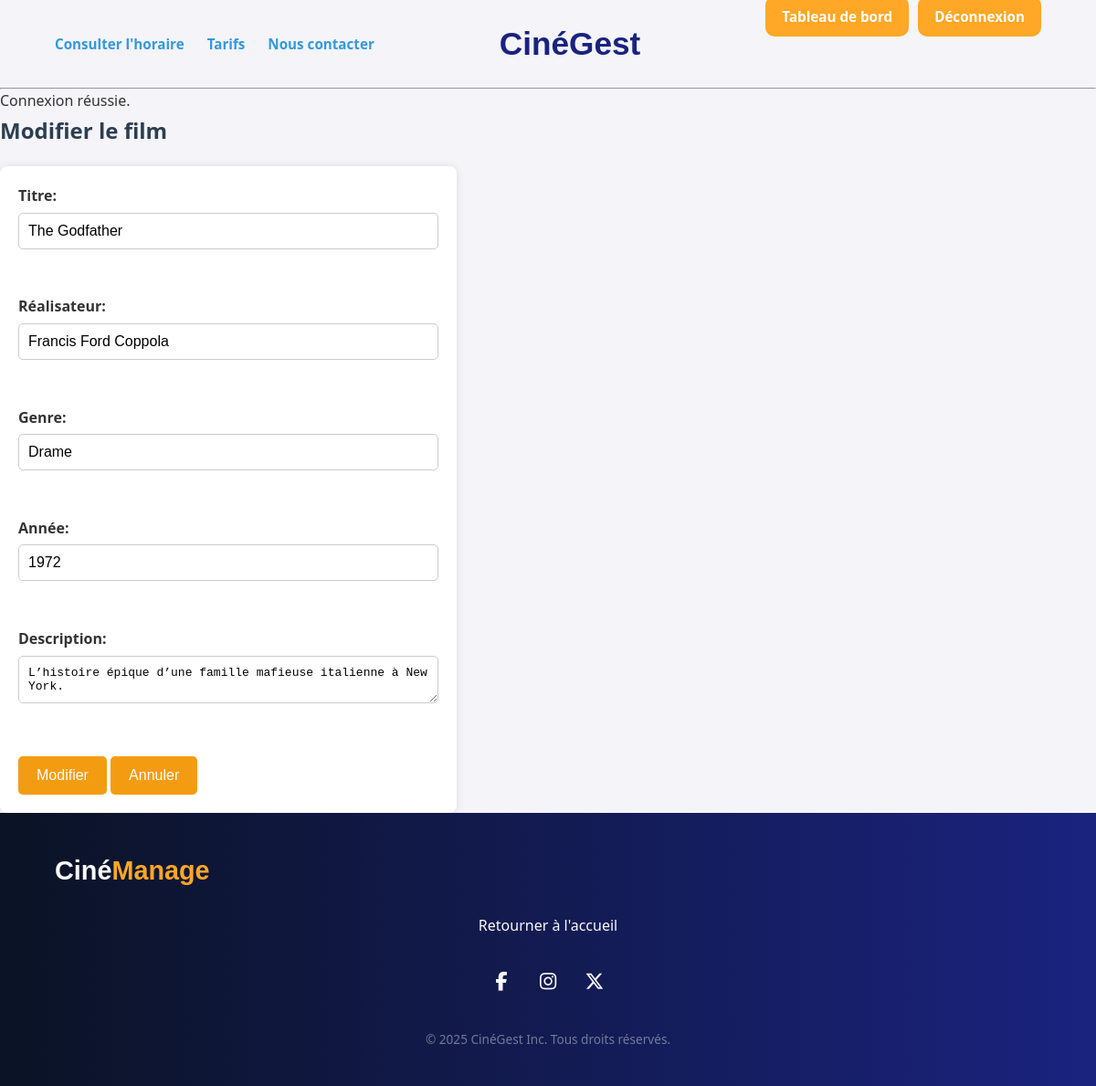
Screenshot of /index.php?action=form_edit_film&id=2 (signed in) with the database file from the repository.
### tables this page shows
CREATE TABLE IF NOT EXISTS films (
    id INT AUTO_INCREMENT PRIMARY KEY,
    titre VARCHAR(100) NOT NULL,
    realisateur VARCHAR(100),
    genre VARCHAR(50),
    annee_sortie INT,
    description TEXT,
    affiche VARCHAR(255)
);

### app/controllers/FilmController.php (called while the page is built, shortened)
<?php
require_once __DIR__ . '/../models/FilmModel.php';
function afficherFormEdit()
{
    $id = (int) $_GET['id'];
    $film = getById($id);
    include __DIR__ . '/../views/admin/edit_film.php';
}

### app/models/FilmModel.php (called while the page is built, shortened)
<?php
require_once __DIR__ . "/../includes/db_connect.php";
function getById($id)
{
    global $conn;
    $stmt = $conn->prepare("SELECT * FROM films WHERE id = ?");
    $stmt->bind_param("i", $id);
    $stmt->execute();
    $result = $stmt->get_result();
    return $result->fetch_assoc();
}
?>

### app/views/admin/edit_film.php (the view, shortened to what this page needs)
<?php include __DIR__ . '/../../includes/header.php'; ?>
<h2>Modifier le film</h2>
<form method="POST" action="index.php?action=edit_film&id=<?php echo (int) $film['id']; ?>">
    <label for="titre">Titre:
        <input id="titre" type="text" name="titre"
               value="<?php echo htmlspecialchars($film['titre']); ?>" required>
    </label><br>
    <label for="realisateur">Réalisateur:
        <input id="realisateur" type="text" name="realisateur"
               value="<?php echo htmlspecialchars($film['realisateur']); ?>" required>
    </label><br>
    <label for="genre">Genre:
        <input id="genre" type="text" name="genre"
               value="<?php echo htmlspecialchars($film['genre']); ?>" required>
    </label><br>
    <label for="annee_sortie">Année:
        <input id="annee_sortie" type="number" name="annee_sortie"
               value="<?php echo (int) $film['annee_sortie']; ?>" required>
    </label><br>
    <label for="description">Description:<br>
        <textarea id="description" name="description" required><?php
            echo htmlspecialchars($film['description']);
        ?></textarea>
    </label><br>
    <button type="submit" name="update">Modifier</button>
	<button type="button" onclick="window.location.href='index.php?action=dashboard'">Annuler</button>
</form>
<?php include __DIR__ . '/../../includes/footer.php'; ?>

### public/assets/css/style.css (style rules this page uses)
* { margin: 0; padding: 0; box-sizing: border-box; }
html, body { height: 100%; }
body { font-family: "Segoe UI", Tahoma, Geneva, Verdana, sans-serif; background-color: #f4f4f9; color: #333; line-height: 1.6; display: flex; flex-direction: column; min-height: 100vh; }
h2 { color: #2c3e50; margin-bottom: 20px; }
form { align-items: center; background: #ffffff; padding: 20px; border-radius: 8px; max-width: 500px; box-shadow: 0 0 10px rgba(0, 0, 0, 0.1); }
form label { display: block; margin-bottom: 10px; font-weight: bold; }
form input[type="text"], form input[type="password"], form input[type="number"], form textarea { width: 100%; padding: 10px; margin-top: 5px; margin-bottom: 15px; border: 1px solid #ccc; border-radius: 5px; font-size: 1em; transition: border 0.3s; }
form button { background-color: #f39c12; color: #ffffff; border: none; padding: 12px 20px; font-size: 1em; border-radius: 5px; cursor: pointer; transition: background-color 0.3s; }

### rows the page displays
films: titre "The Godfather", realisateur "Francis Ford Coppola", genre "Drame", annee_sortie "1972", description "L’histoire épique d’une famille mafieuse italienne à New York."

### other values shown
$_SESSION['flash']['message'] "Connexion réussie."
